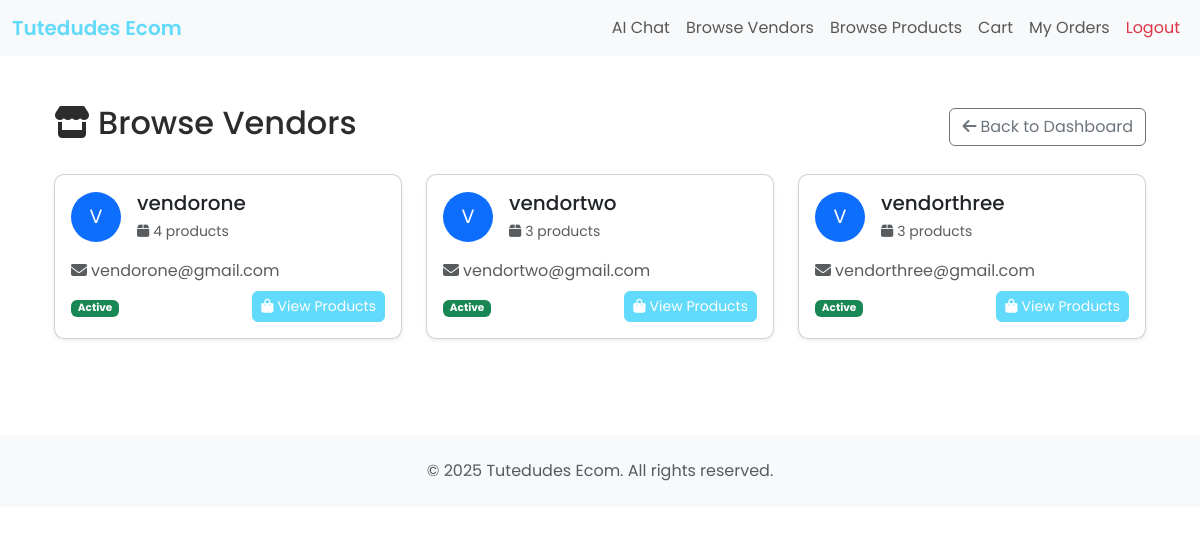
Screenshot of /retailer/vendors/ (signed in) with the database file from the repository.
### ecomApp/models.py (models this page shows, shortened)
class CustomUser(AbstractUser):
    is_vendor = models.BooleanField(default=False)
    is_retailer = models.BooleanField(default=False)

### ecomApp/views.py (the view)
# urls.py: path('retailer/vendors/', views.vendor_list, name='vendor_list'),
@login_required
@user_passes_test(lambda u: getattr(u, 'is_retailer', False), login_url='/')
def vendor_list(request):
    vendors_qs = CustomUser.objects.filter(is_vendor=True)
    from django.core.paginator import Paginator
    paginator = Paginator(vendors_qs, 9)
    page_number = request.GET.get('page')
    page_obj = paginator.get_page(page_number)
    vendors = list(page_obj.object_list)
    for vendor in vendors:
        vendor.product_count = Product.objects.filter(vendor=vendor, available=True).count()
    return render(request, 'vendor_list.html', {
        'vendors': vendors,
        'page_obj': page_obj,
        'user': request.user
    })

### ecomApp/templates/vendor_list.html (shortened to what this page needs)
{% extends 'base.html' %}
{% load static %}
{% block content %}
<div class="container py-4">
    <div class="d-flex justify-content-between align-items-center mb-4">
        <h2><i class="fas fa-store me-2"></i>Browse Vendors</h2>
        <a href="{% url 'retailer_dashboard' %}" class="btn btn-outline-secondary">
            <i class="fas fa-arrow-left me-1"></i>Back to Dashboard
        </a>
    </div>
    {% if vendors %}
        <div class="row">
            {% for vendor in vendors %}
            <div class="col-md-6 col-lg-4 mb-4">
                <div class="card h-100 shadow-sm">
                    <div class="card-body">
                        <div class="d-flex align-items-center mb-3">
                            <div class="bg-primary text-white rounded-circle d-flex align-items-center justify-content-center me-3"
                                 style="width: 50px; height: 50px; font-size: 1.2rem;">
                                {{ vendor.username|slice:":1"|upper }}
                            </div>
                            <div>
                                <h5 class="card-title mb-1">{{ vendor.username }}</h5>
                                <small class="text-muted">
                                    <i class="fas fa-box me-1"></i>{{ vendor.product_count }} products
                                </small>
                            </div>
                        </div>
                        {% if vendor.email %}
                        <p class="card-text text-muted mb-2">
                            <i class="fas fa-envelope me-1"></i>{{ vendor.email }}
                        </p>
                        {% endif %}
                        <div class="d-flex justify-content-between align-items-center">
                            <small class="text-muted">
                                {% if vendor.product_count > 0 %}
                                    <span class="badge bg-success">Active</span>
                                {% else %}
                                    <span class="badge bg-secondary">No Products</span>
                                {% endif %}
                            </small>
                            {% if vendor.product_count > 0 %}
                            <a href="{% url 'vendor_detail' vendor.id %}" class="btn btn-primary btn-sm">
                                <i class="fas fa-shopping-bag me-1"></i>View Products
                            </a>
                            {% else %}
                            <button class="btn btn-secondary btn-sm" disabled>
                                No Products
                            </button>
                            {% endif %}
                        </div>
                    </div>
                </div>
            </div>
            {% endfor %}
        </div>
    {% else %}
        <div class="text-center py-5">
            <i class="fas fa-store-slash fa-3x text-muted mb-3"></i>
            <h4 class="text-muted">No Vendors Available</h4>
            <p class="text-muted">There are currently no vendors registered in the system.</p>
        </div>
    {% endif %}
</div>
{% endblock %}

### ecomApp/static/css/style.css (style rules this page uses)
:root { --color-primary: #61dafb; --color-primary-hover: #4FC3F7; --color-primary-disabled: rgba(97,218,251,0.8); --color-bg: #FFFFFF; --color-bg-secondary: #F8F9FA; --color-text: #2C2C2C; --color-text-secondary: #6C757D; }
body { font-family: 'Poppins', sans-serif !important; }
.btn-primary { background-color: var(--color-primary); border-color: var(--color-primary); }
.card { border-radius: 10px; box-shadow: 0 2px 4px rgba(0,0,0,0.1); transition: transform 0.2s; }
.btn { border-radius: 6px; }
body { background: var(--color-bg); color: var(--color-text); }
a { color: var(--color-primary); }

### ecomApp/templates/base.html (style rules this page uses)
body { font-family: 'Poppins', sans-serif !important; }

### rows the page displays
CustomUser: username "V", username "vendorone", product_count "4", email "vendorone@gmail.com", shows "Active", shows "View Products"
CustomUser: username "V", username "vendortwo", product_count "3", email "vendortwo@gmail.com", shows "Active", shows "View Products"
CustomUser: username "V", username "vendorthree", product_count "3", email "vendorthree@gmail.com", shows "Active", shows "View Products"
